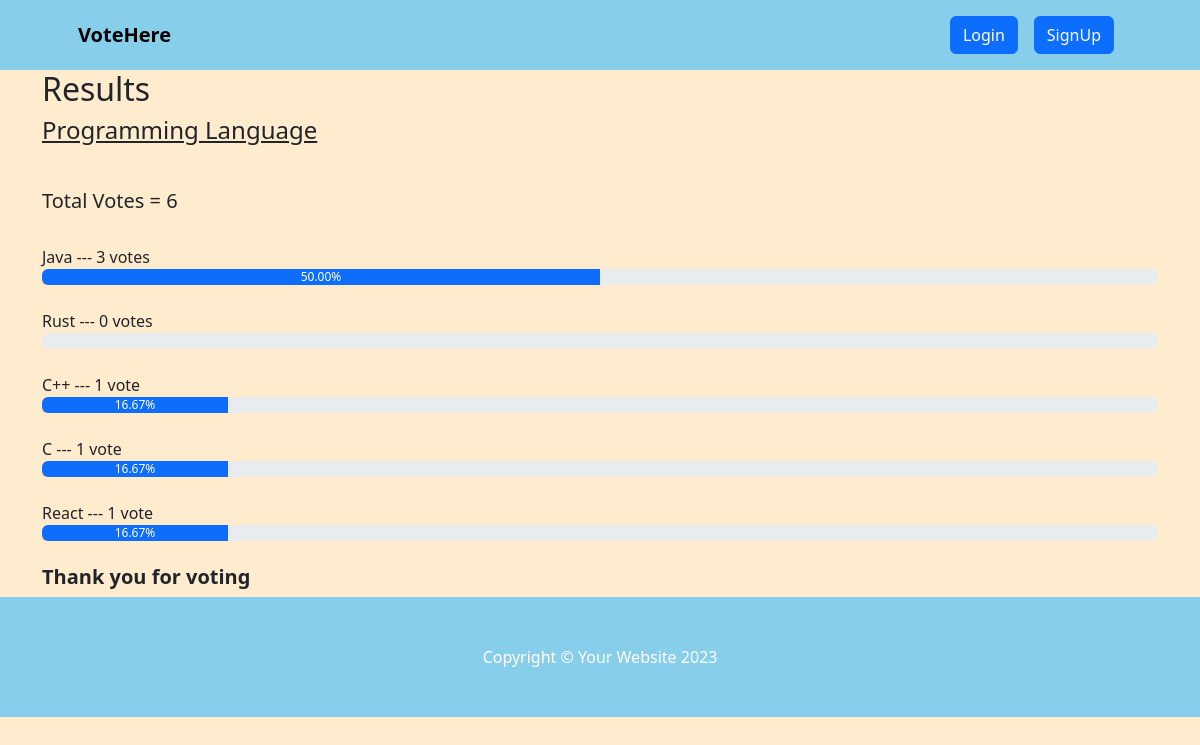
Screenshot of /result/programming-language with the database file from the repository.
### voteapp/models.py (models this page shows, shortened)
class Category(models.Model):
    title = models.CharField(max_length=200)
    slug = models.SlugField(blank=True, null=True)
    description = models.TextField(blank=True, null=True)
    total_vote = models.IntegerField(default=0)
    voters = models.ManyToManyField(User, blank=True)

class CategoryItem(models.Model):
    title = models.CharField(max_length=200)
    total_vote = models.IntegerField(default=0)
    category = models.ForeignKey(Category, on_delete=models.CASCADE, related_name="items")
    voters = models.ManyToManyField(User, blank=True)
    @property
    def percentage_vote(self):
        category_votes = self.category.total_vote
        item_votes = self.total_vote
        if category_votes == 0:
            vote_in_percentage = 0
        else:
            vote_in_percentage = (item_votes/category_votes) * 100
        return vote_in_percentage

### voteapp/views.py (the view)
# urls.py: path("result/<str:slug>", views.result, name="result"),
def result(request, slug):
    category = Category.objects.get(slug=slug)
    items = CategoryItem.objects.filter(category=category)
    context = {"category": category, "items": items}
    return render(request, "result.html", context)

### voteapp/templatetags/custom_filters.py (called while the page is built)
@register.filter(name="has_voted")
def has_voted(user, voters):
    return any(user.id== voter.id for voter in voters)

### voteapp/templates/result.html
{% extends 'base.html' %}
{% block content %}
{% load humanize %}
{% load custom_filters %}
<div class="container result-container">
    <div class="sub-container">
      <h2>Results</h2>
      <h4>{{category.title}}</h4>
      <br>
      <h5>Total Votes = {{category.total_vote}}</h5>
      <br />
      {% for item in items  %}
      {% if request.user|has_voted:item.voters.all %}
      <small>{{item.title}}</strong> --- {{item.total_vote}} vote{{item.total_vote | pluralize:",s"}} ---  <strong>[voted]</strong> </small>
      <div class="progressContainer">
        <div class="progress">
          <div
            class="progress-bar"
            role="progressbar"
            aria-label="Example with label"
            style="width:{{item.percentage_vote | floatformat:2}}%;"
            aria-valuenow="25"
            aria-valuemin="0"
            aria-valuemax="100"
          >
          {{item.percentage_vote | floatformat:2}}%
          </div>
        </div>
      </div>
      <br>
      {% else %}
      <small>{{item.title}}</strong> --- {{item.total_vote}} vote{{item.total_vote | pluralize:",s"}} </small>
      <div class="progressContainer">
        <div class="progress">
          <div
            class="progress-bar"
            role="progressbar"
            aria-label="Example with label"
            style="width:{{item.percentage_vote | floatformat:2}}%;"
            aria-valuenow="25"
            aria-valuemin="0"
            aria-valuemax="100"
          >
          {{item.percentage_vote | floatformat:2}}%
          </div>
        </div>
      </div>
      <br>
      {% endif %}
      {% endfor %}
      <h5 style="font-weight: bold">Thank you for voting</h5>
    </div>
  </div>
{% endblock content %}

### voteapp/templates/base.html (shortened to what this page needs)
<!DOCTYPE html>
{% load static %}
<html lang="en">
<head>
    <link href="https://cdn.jsdelivr.net/npm/bootstrap-icons@1.4.1/font/bootstrap-icons.css" rel="stylesheet" />
    <link rel="stylesheet" href="{% static 'css/bootstrap.css' %}">
    <link rel="stylesheet" href="{% static 'css/style.css' %}">
</head>
<body style="background: blanchedalmond;">
     <nav class="navbar navbar-expand-lg navbar-dark" style="background:skyblue">
        <div class="container px-lg-5">
            <a class="navbar-brand text-black bold" href="{% url 'index'  %}"><strong>VoteHere</strong></a>
            <div class="collapse navbar-collapse" id="navbarSupportedContent">
                <ul class="navbar-nav ms-auto mb-2 mb-lg-0">
                    {% if request.user.is_authenticated %}
                    <li class="nav-item"><a class="nav-link" href="#"><button class="btn btn-primary">Hi, {{request.user.username}}</button></a></li>
                    <li class="nav-item"><a class="nav-link" href="{% url 'logout' %}"><button class="btn btn-secondary">Logout</button></a></li>
                    {% else %}
                    <li class="nav-item"><a class="nav-link" href="{% url 'signin' %}"><button class="btn btn-primary">Login</button></a></li>
                    <li class="nav-item"><a class="nav-link" href="{% url 'signup' %}"><button class="btn btn-primary">SignUp</button></a></li>
                    {% endif %}
                </ul>
            </div>
        </div>
    </nav>
    {% block content %}
    {% endblock content %}
     <footer class="py-5" style="background:skyblue;">
        <div class="container"><p class="m-0 text-center text-white">Copyright &copy; Your Website 2023</p></div>
    </footer>
</body>
</html>

### voteapp/static/css/style.css (style rules this page uses)
* { box-sizing: border-box; }
.result-container { display: flex; align-items: center; justify-content: center; }
.sub-container { width: inherit }
.result-container h4 { text-decoration: underline; margin-bottom: 20px; }
.result-container small { font-size: 16px; font-weight: 500; }

### rows the page displays
Category: title "Programming Language", total_vote "6"
CategoryItem: title "Java", total_vote "3", total_vote|pluralize "s", percentage_vote "50.00"
CategoryItem: title "Rust", total_vote "0", total_vote|pluralize "s"
CategoryItem: title "C++", total_vote "1", percentage_vote "16.67"
CategoryItem: title "C", total_vote "1", percentage_vote "16.67"
CategoryItem: title "React", total_vote "1", percentage_vote "16.67"
